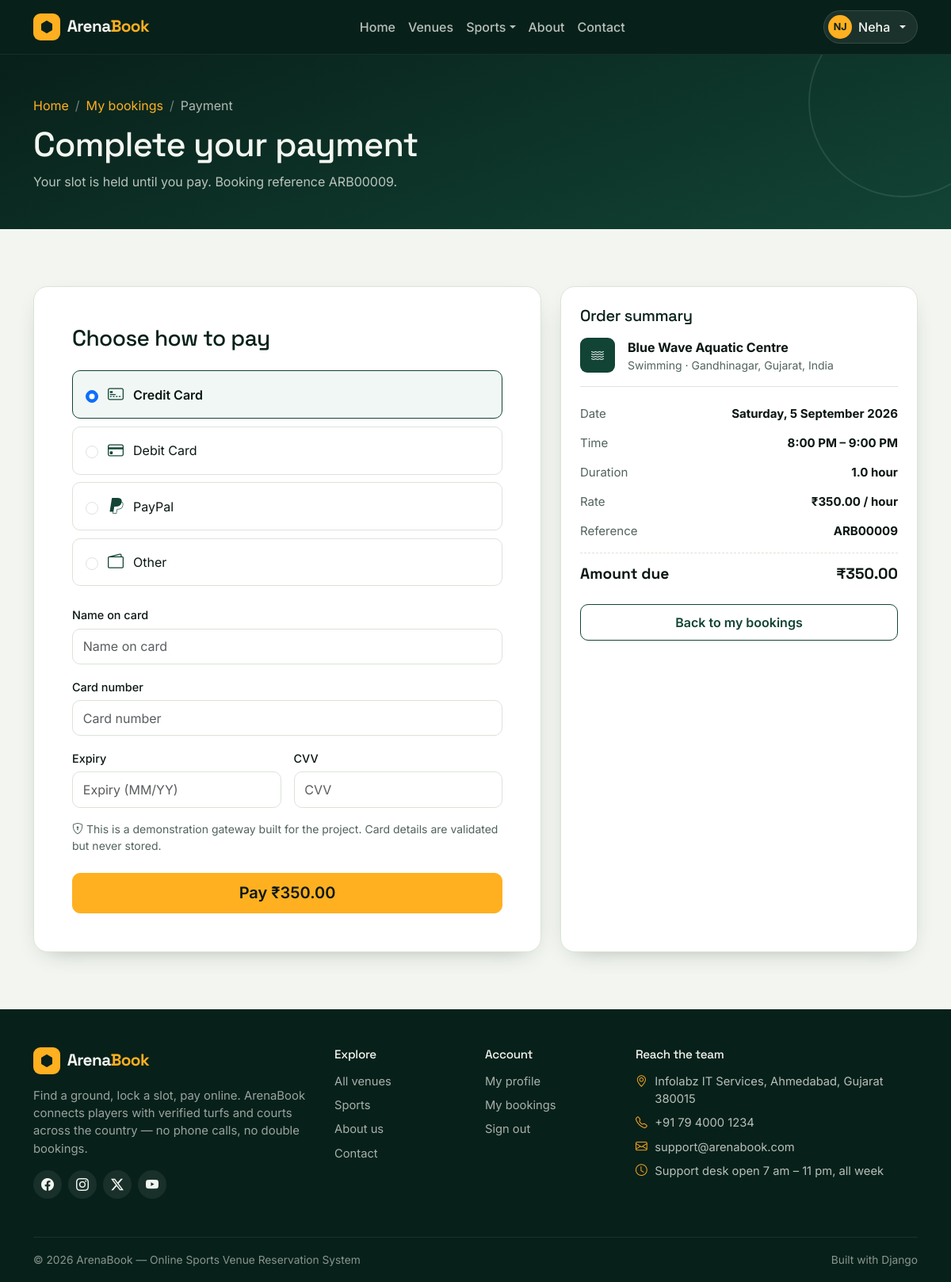
The app's page /bookings/9/payment/ (signed in) with its own data.
### arena/models.py (models this page shows, shortened)
class User(AbstractBaseUser, PermissionsMixin):
    first_name = models.CharField(max_length=60)
    last_name = models.CharField(max_length=60, blank=True)
    email = models.EmailField(unique=True)
    profile_image = models.ImageField(upload_to="profiles/", blank=True, null=True)
    date_joined = models.DateTimeField(default=timezone.now)
    is_active = models.BooleanField(default=True)
    is_staff = models.BooleanField(
        default=False, help_text="Allows access to the ArenaBook admin panel."
    )
    objects = UserManager()
    USERNAME_FIELD = "email"
    REQUIRED_FIELDS = ["first_name"]
    class Meta:
        verbose_name = "User"
        verbose_name_plural = "Users"
        ordering = ["-date_joined"]
    @property
    def full_name(self):
        name = f"{self.first_name} {self.last_name}".strip()
        return name or self.email.split("@")[0]
    def get_short_name(self):
        return self.first_name or self.email.split("@")[0]
    @property
    def initials(self):
        parts = self.full_name.split()
        if len(parts) >= 2:
            return (parts[0][0] + parts[1][0]).upper()
        return self.full_name[:2].upper()
    @property
    def avatar_url(self):
        if self.profile_image:
            return self.profile_image.url
        try:
            if self.profile.image:
                return self.profile.image.url
        except Exception:
            pass
        return ""

class Booking(models.Model):
    PENDING = "pending"
    CONFIRMED = "confirmed"
    CANCELLED = "cancelled"
    STATUS_CHOICES = [
        (PENDING, "Pending"),
        (CONFIRMED, "Confirmed"),
        (CANCELLED, "Cancelled"),
    ]
    user = models.ForeignKey(
        settings.AUTH_USER_MODEL, on_delete=models.CASCADE, related_name="bookings"
    )
    turf = models.ForeignKey(Turf, on_delete=models.CASCADE, related_name="bookings")
    booking_date = models.DateField()
    start_time = models.TimeField()
    end_time = models.TimeField()
    total_amount = models.DecimalField(max_digits=10, decimal_places=2, default=0)
    status = models.CharField(max_length=20, choices=STATUS_CHOICES, default=PENDING)
    created_at = models.DateTimeField(auto_now_add=True)
    class Meta:
        ordering = ["-created_at"]
    @property
    def reference(self):
        return f"ARB{self.pk:05d}"
    @property
    def duration_hours(self):
        today = datetime.today().date()
        start = datetime.combine(today, self.start_time)
        end = datetime.combine(today, self.end_time)
        if end <= start:
            end += timedelta(days=1)
        return round((end - start).total_seconds() / 3600, 1)
    @property
    def is_paid(self):
        return self.payments.filter(status=Payment.COMPLETED).exists()

class Turf(models.Model):
    turf_name = models.CharField(max_length=150)
    description = models.TextField(blank=True)
    category = models.ForeignKey(
        SportCategory, on_delete=models.CASCADE, related_name="turfs"
    )
    address = models.TextField()
    city = models.ForeignKey(City, on_delete=models.SET_NULL, null=True, blank=True)
    state = models.ForeignKey(State, on_delete=models.SET_NULL, null=True, blank=True)
    country = models.ForeignKey(Country, on_delete=models.SET_NULL, null=True, blank=True)
    price_per_hour = models.DecimalField(max_digits=10, decimal_places=2)
    open_time = models.TimeField(default=time(6, 0))
    close_time = models.TimeField(default=time(23, 0))
    image = models.ImageField(upload_to="turfs/", blank=True, null=True)
    created_at = models.DateTimeField(auto_now_add=True)
    capacity = models.PositiveIntegerField(default=10)
    amenities = models.CharField(
        max_length=255,
        blank=True,
        help_text="Comma separated, e.g. Parking, Floodlights, Washroom",
    )
    is_featured = models.BooleanField(default=False)
    is_active = models.BooleanField(default=True)
    class Meta:
        ordering = ["-created_at"]
    @property
    def location(self):
        bits = [b.name for b in (self.city, self.state, self.country) if b]
        return ", ".join(bits)

class SportCategory(models.Model):
    category_name = models.CharField(max_length=100, unique=True)
    description = models.TextField(blank=True)
    image = models.ImageField(upload_to="categories/", blank=True, null=True)
    icon = models.CharField(
        max_length=50,
        default="bi-trophy",
        help_text="Bootstrap icon class, e.g. bi-dribbble",
    )
    slug = models.SlugField(max_length=120, unique=True, blank=True)
    class Meta:
        verbose_name = "Sport category"
        verbose_name_plural = "Sport categories"
        ordering = ["category_name"]

class City(models.Model):
    state = models.ForeignKey(State, on_delete=models.CASCADE, related_name="cities")
    name = models.CharField(max_length=80)
    class Meta:
        verbose_name_plural = "Cities"
        ordering = ["name"]
        unique_together = ("state", "name")

class State(models.Model):
    country = models.ForeignKey(Country, on_delete=models.CASCADE, related_name="states")
    name = models.CharField(max_length=80)
    class Meta:
        ordering = ["name"]
        unique_together = ("country", "name")

class Country(models.Model):
    name = models.CharField(max_length=80, unique=True)
    class Meta:
        verbose_name_plural = "Countries"
        ordering = ["name"]

### arena/views.py (the view, shortened to what this page needs)
# urls.py: path("bookings/<int:pk>/payment/", views.payment, name="payment"),
@login_required
def payment(request, pk):
    booking = get_object_or_404(Booking, pk=pk, user=request.user)
    if booking.status == Booking.CANCELLED:
        messages.warning(request, "This booking was cancelled.")
        return redirect("my_bookings")
    if booking.is_paid:
        messages.info(request, "This booking is already paid for.")
        return redirect("booking_detail", pk=booking.pk)
    form = PaymentForm(request.POST or None)
    return render(request, "booking/payment.html", {"booking": booking, "form": form})

### templates/booking/payment.html (shortened to what this page needs)
{% extends 'base.html' %}
{% load arena_extras %}
{% block content %}
<section class="page-head">
    <div class="container">
        <nav aria-label="breadcrumb">
            <ol class="breadcrumb">
                <li class="breadcrumb-item"><a href="{% url 'home' %}">Home</a></li>
                <li class="breadcrumb-item"><a href="{% url 'my_bookings' %}">My bookings</a></li>
                <li class="breadcrumb-item active">Payment</li>
            </ol>
        </nav>
        <h1>Complete your payment</h1>
        <p>Your slot is held until you pay. Booking reference {{ booking.reference }}.</p>
    </div>
</section>
<section class="section">
    <div class="container">
        <div class="row g-4">
            <div class="col-lg-7">
                <div class="card-chalk p-4 p-lg-5">
                    <h3 class="mb-4">Choose how to pay</h3>
                    <form method="post" novalidate>
                        {% for value, label in form.fields.payment_method.choices %}
                        <label class="pay-method">
                            <input type="radio" name="payment_method" value="{{ value }}" class="form-check-input"
                                   {% if forloop.first %}checked{% endif %}>
                            <i class="bi {% if value == 'credit_card' %}bi-credit-card-2-front{% elif value == 'debit_card' %}bi-credit-card{% elif value == 'paypal' %}bi-paypal{% else %}bi-wallet2{% endif %} fs-5 text-pitch"></i>
                            <span>{{ label }}</span>
                        </label>
                        {% endfor %}
                        <div id="cardPanel" class="mt-4">
                            <div class="row g-3">
                                <div class="col-12">
                                    <label class="form-label" for="{{ form.card_name.id_for_label }}">Name on card</label>
                                    {{ form.card_name }}
                                </div>
                                <div class="col-12">
                                    <label class="form-label" for="{{ form.card_number.id_for_label }}">Card number</label>
                                    {{ form.card_number }}
                                </div>
                                <div class="col-6">
                                    <label class="form-label" for="{{ form.expiry.id_for_label }}">Expiry</label>
                                    {{ form.expiry }}
                                </div>
                                <div class="col-6">
                                    <label class="form-label" for="{{ form.cvv.id_for_label }}">CVV</label>
                                    {{ form.cvv }}
                                </div>
                            </div>
                            <p class="small text-muted-soft mt-3 mb-0"><i class="bi bi-shield-lock me-1"></i>This is a demonstration gateway built for the project. Card details are validated but never stored.</p>
                        </div>
                        <button class="btn btn-amber btn-lg w-100 mt-4">Pay ₹{{ booking.total_amount|money }}</button>
                    </form>
                </div>
            </div>
            <div class="col-lg-5">
                <div class="card-chalk p-4">
                    <h5 class="mb-3">Order summary</h5>
                    <div class="d-flex gap-3 pb-3 border-bottom mb-3">
                        <span class="thumb-sm thumb-sm--ph"><i class="bi {{ booking.turf.category.icon }}"></i></span>
                        <div>
                            <strong>{{ booking.turf.turf_name }}</strong>
                            <div class="small text-muted-soft">{{ booking.turf.category.category_name }} · {{ booking.turf.location|default:"—" }}</div>
                        </div>
                    </div>
                    <div class="summary-line"><span class="text-muted-soft">Date</span><strong>{{ booking.booking_date|date:"l, j F Y" }}</strong></div>
                    <div class="summary-line"><span class="text-muted-soft">Time</span><strong>{{ booking.start_time|time:"g:i A" }} – {{ booking.end_time|time:"g:i A" }}</strong></div>
                    <div class="summary-line"><span class="text-muted-soft">Duration</span><strong>{{ booking.duration_hours }} hour{{ booking.duration_hours|pluralize }}</strong></div>
                    <div class="summary-line"><span class="text-muted-soft">Rate</span><strong>₹{{ booking.turf.price_per_hour|money }} / hour</strong></div>
                    <div class="summary-line"><span class="text-muted-soft">Reference</span><strong>{{ booking.reference }}</strong></div>
                    <div class="summary-line total"><span>Amount due</span><span>₹{{ booking.total_amount|money }}</span></div>
                    <a href="{% url 'my_bookings' %}" class="btn btn-outline-pitch w-100 mt-3">Back to my bookings</a>
                </div>
            </div>
        </div>
    </div>
</section>
{% endblock %}

### templates/partials/navbar.html (shortened to what this page needs)
{% load static %}
<nav class="navbar navbar-expand-lg site-nav sticky-top">
    <div class="container">
        <a class="navbar-brand" href="{% url 'home' %}">
            <span class="brand-mark"><i class="bi bi-hexagon-fill"></i></span>
            <span class="brand-text">Arena<span class="brand-accent">Book</span></span>
        </a>
        <div class="collapse navbar-collapse" id="mainNav">
            <ul class="navbar-nav mx-auto">
                <li class="nav-item"><a class="nav-link {% if request.resolver_match.url_name == 'home' %}active{% endif %}" href="{% url 'home' %}">Home</a></li>
                <li class="nav-item"><a class="nav-link {% if request.resolver_match.url_name == 'turf_list' %}active{% endif %}" href="{% url 'turf_list' %}">Venues</a></li>
                <li class="nav-item dropdown">
                    <a class="nav-link dropdown-toggle {% if request.resolver_match.url_name == 'category_list' %}active{% endif %}" href="#" role="button" data-bs-toggle="dropdown">Sports</a>
                </li>
                <li class="nav-item"><a class="nav-link {% if request.resolver_match.url_name == 'about' %}active{% endif %}" href="{% url 'about' %}">About</a></li>
                <li class="nav-item"><a class="nav-link {% if request.resolver_match.url_name == 'contact' %}active{% endif %}" href="{% url 'contact' %}">Contact</a></li>
            </ul>
            <div class="d-flex align-items-center gap-2 nav-actions">
                {% if user.is_authenticated %}
                    <div class="dropdown">
                        <button class="btn btn-user dropdown-toggle" data-bs-toggle="dropdown" aria-expanded="false">
                            {% if user.avatar_url %}
                            <img src="{{ user.avatar_url }}" alt="" class="nav-avatar">
                            {% else %}
                            <span class="nav-avatar nav-avatar--initials">{{ user.initials }}</span>
                            {% endif %}
                            <span class="d-none d-lg-inline">{{ user.get_short_name }}</span>
                        </button>
                    </div>
                {% else %}
                    <a href="{% url 'login' %}" class="btn btn-outline-chalk btn-sm">Sign in</a>
                    <a href="{% url 'register' %}" class="btn btn-amber btn-sm">Create account</a>
                {% endif %}
            </div>
        </div>
    </div>
</nav>

### records on screen
User: initials "NJ", get_short_name "Neha"
Booking: reference "ARB00009", total_amount "350.00", turf.turf_name "Blue Wave Aquatic Centre", turf.category.category_name "Swimming", turf.location "Gandhinagar, Gujarat, India", booking_date "Saturday, 5 September 2026", start_time "8:00 PM", end_time "9:00 PM", duration_hours "1.0", turf.price_per_hour "350.00"

### other values on screen
{{ label }} "Credit Card" "Debit Card" "PayPal" "Other"
